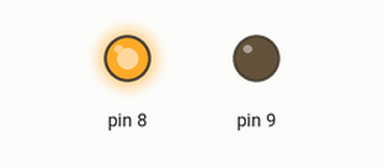
This sketch was run on a simulated Arduino Mega 2560, built with avr-gcc and run on an emulated ATmega2560. Parts: output pins drawn as LEDs (lit = HIGH).

Above: at 0.1 s.
Timing chart, 0 to 1.6 s (numbered marks = the images above):
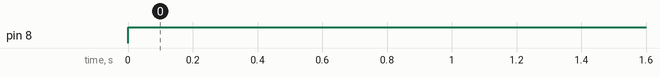

The sketch:

ble_functions_v2.ino
```cpp
#include <Time.h>
#include <TaskScheduler.h>

void CheckBLEBuffer();
void BLEFunction();

Task ble_tsk1(50, TASK_FOREVER, &CheckBLEBuffer);
Task ble_tsk2(500, TASK_FOREVER, &BLEFunction);

String RXdata;

Scheduler runner;

void setup(){
  Serial2.begin(9600);

  pinMode(9, OUTPUT);
  pinMode(8, OUTPUT);

  runner.init();

  runner.addTask(ble_tsk1);
  runner.addTask(ble_tsk2);

  ble_tsk1.enable();
  ble_tsk2.enable();
}

void loop(){
  runner.execute();
}

void BLEFunction(){
  if(checkifconnected()){
    if(RXdata.equals("12345")){
      Serial2.print(1);
      RXdata = "";

      digitalWrite(8, HIGH);

      if(RXdata.equals("0"))
        digitalWrite(9, HIGH);
      else if(RXdata.equals("1"))
        digitalWrite(9, LOW);
      else if(RXdata.equals("2"))
        Serial2.print(0);

      RXdata = "";
    }
    else{
      Serial2.print(0);
      RXdata = "";
    }
  }
}

int checkifconnected(){
  char RXdata_chara[RXdata.length()];
  RXdata.toCharArray(RXdata_chara, RXdata.length());
  if(!strstr(RXdata_chara, "OK+CONN")){
    RXdata = "";
    digitalWrite(8, HIGH);

    return 1;
  }
  else
    return 0;
}

int checkifdisconnected(){
  char RXdata_chara[RXdata.length()];
  RXdata.toCharArray(RXdata_chara, RXdata.length());
  if(!strstr(RXdata_chara, "OK+LOST")){
    digitalWrite(8, LOW);

    return 1;
  }
  else
    return 0;
}

void CheckBLEBuffer(){
  while(Serial2.available()){
    RXdata += (char)Serial2.read();
    delay(50);
  }

  char RXdata_chara[RXdata.length()];
  RXdata.toCharArray(RXdata_chara, RXdata.length());
  if(!strstr(RXdata_chara, "DISCE")){
    if(!strstr(RXdata_chara, "20C38FF67F85"))
      digitalWrite(8, HIGH);
    else
      digitalWrite(8, LOW);
  }
}
```

Measured:
- by itself, pin 8: LOW → HIGH at 0.00 s
